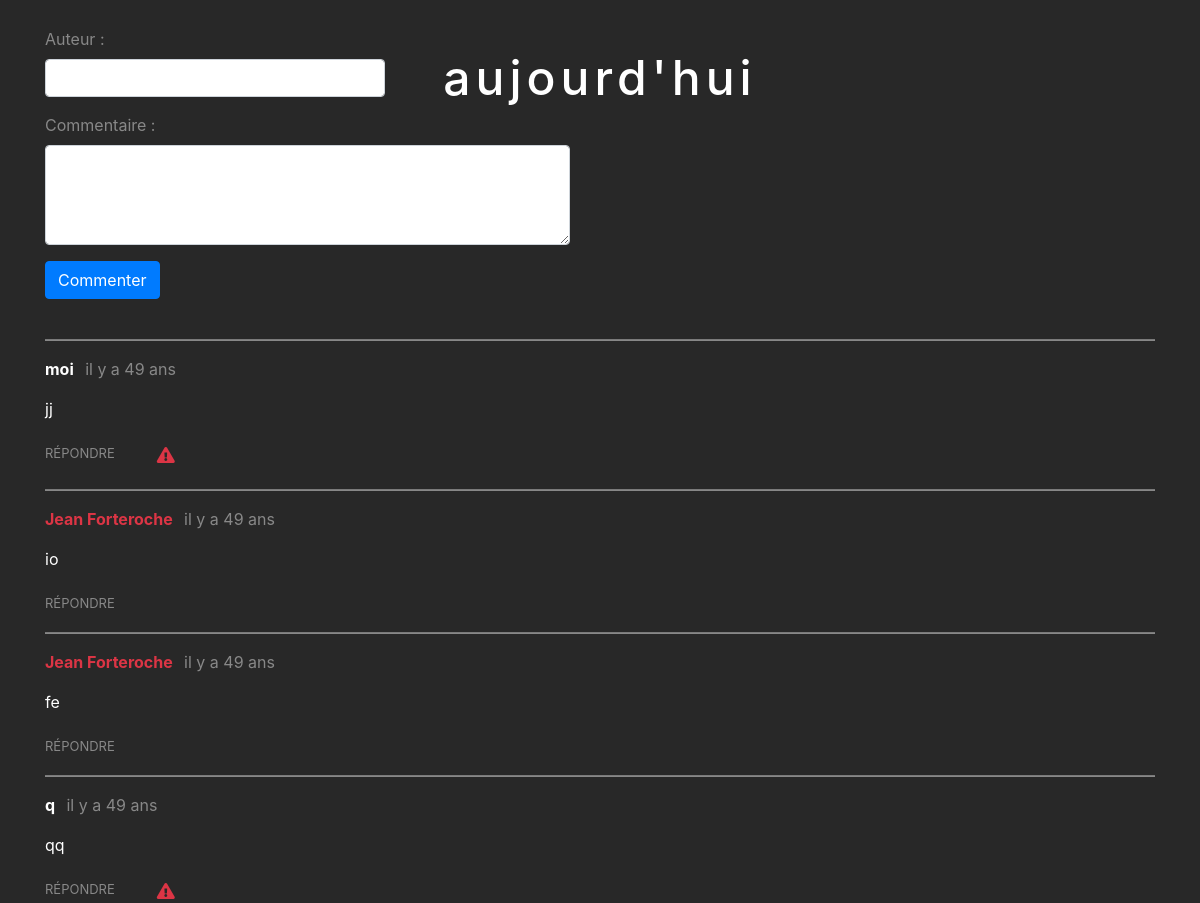
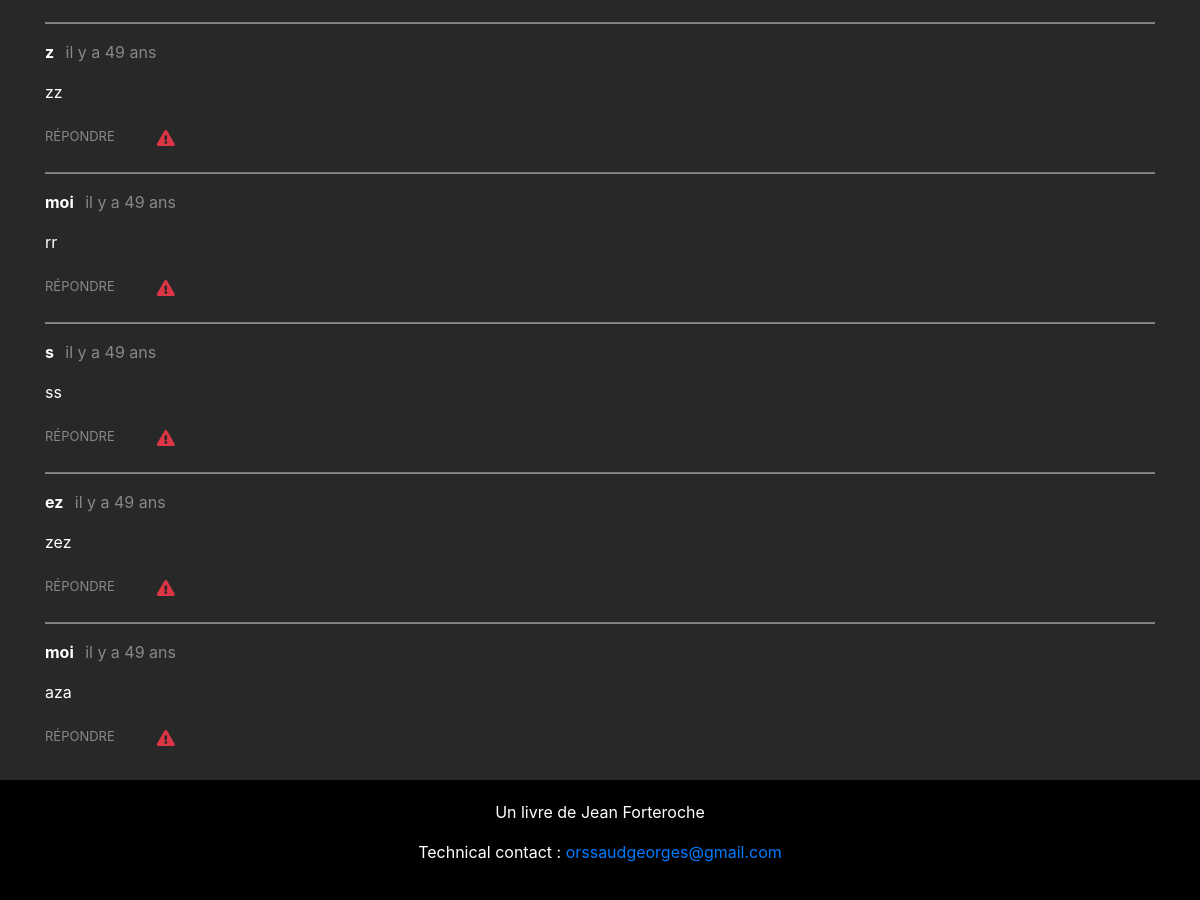
The app's page /index.php?action=post&id=6 (lower part), older data (2 pictures, top to bottom).
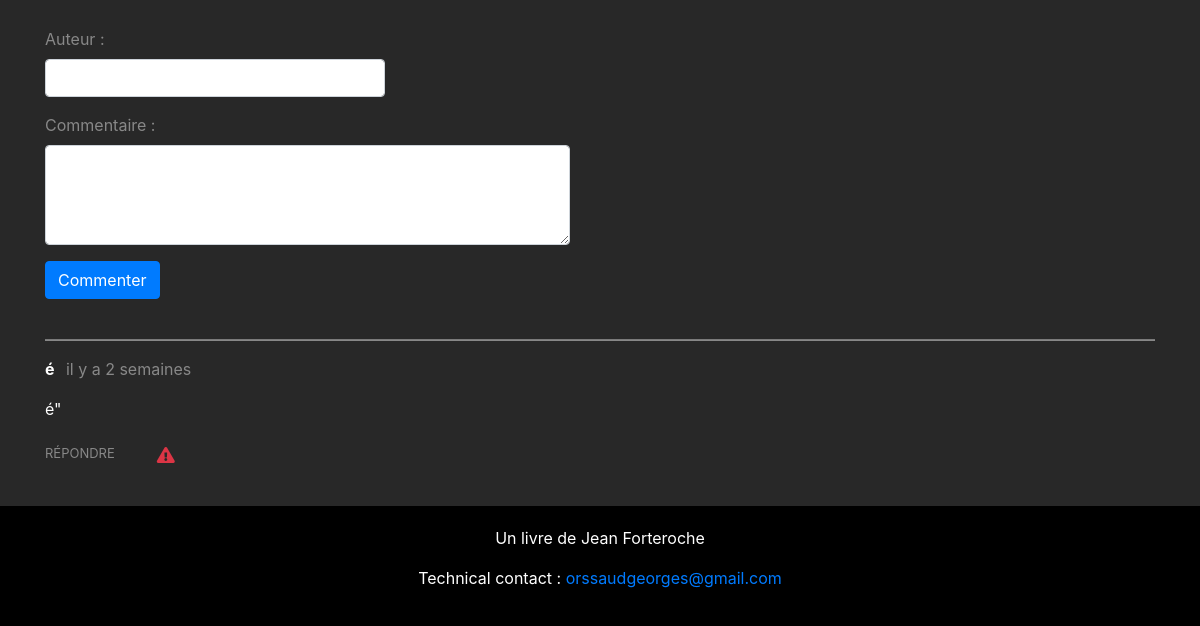
The same page, newer data.
### tables this page shows
CREATE TABLE `chapter` (
  `id` int(11) NOT NULL,
  `title` varchar(255) NOT NULL,
  `chapter_date` datetime NOT NULL,
  `content` text NOT NULL
);

CREATE TABLE `comments` (
  `id` int(11) NOT NULL,
  `post_id` int(11) NOT NULL,
  `author` varchar(255) NOT NULL,
  `comment` text NOT NULL,
  `comment_date` int(11) NOT NULL,
  `reported` int(11) NOT NULL,
  `by_author` tinyint(1) NOT NULL DEFAULT '0',
  `reply` int(11) DEFAULT NULL
);

### model/dataBase.php (called while the page is built, shortened)
<?php
class  dataBase{
	private $pdo;
	public function  __construct(){
		require('var/var.php');
		$this->db_name = $db_name;
		$this->db_user = $db_user;
		$this->db_pass = $db_pass;
		$this->db_host = $db_host;
		if($this->pdo === null){
			$pdo = new PDO('mysql:host='.$this->db_host.';dbname='.$this->db_name.';charset=utf8', $this->db_user, $this->db_pass);
			$this->pdo = $pdo;
		}
	}
	public function prepare($statement, $atributes, $one = false){
		$req = $this->pdo->prepare($statement);
    	$req->execute($atributes);
    		if($one){
    			$data = $req->fetch(PDO::FETCH_OBJ);
    		}else{
    			$data = $req->fetchAll(PDO::FETCH_OBJ);
    		}
    	return $data;
	}
}

### model/chapterManager.php (called while the page is built, shortened)
<?php
class chapterManager extends \projet8\dataBase
{
	public function onePost($id){
			$post = $this->prepare('SELECT id, title, content, chapter_date FROM chapter WHERE id = ?', [$id], true);
			return $post;
	}
}

### model/commentsManager.php (called while the page is built, shortened)
<?php
class commentsManager extends \projet8\dataBase
{
	public function commentsForOnePost($id){
			$comments = $this->prepare('SELECT id, author, comment, comment_date, by_author, reply FROM comments WHERE post_id = ? ORDER BY comment_date DESC', [$id]);
			return $comments;
	}
}

### lib/relativeTime.php (called while the page is built, shortened)
<?php
class time{
	 function relativetime($comment_date){
	 	                $sub = time() - $comment_date;
                if($sub < 3600){
                   if($sub < 60){
                    return 'maintenant';
                   }elseif($sub < 120){
                    return 'il y a 1 minute';
                   }else{
                    return 'il y a ' . round($sub/60) . ' minutes';
                   }
                }elseif($sub < 82800){
                    if($sub < 7200){
                        return 'il y a 1 heure';
                    }else{
                        return 'il y a ' . round($sub/3600) . ' heures';
                    }
                }elseif($sub < 518400){
                    if($sub < 172800){
                        return 'il y a 1 jour';
                    }else{
                        return 'il y a ' . round($sub/86400) . ' jours';
                    }
                }elseif($sub < 2592000){
                    if($sub < 1123200){
                        return 'il y a 1 semaine';
                    }
                    else{
                        return 'il y a ' . round($sub/604800) . ' semaines';
                    }
                }elseif($sub < 28886400){
                    if($sub < 3628800){
                        return 'il y a 1 mois';
                    }else{
                        return 'il y a ' . round($sub/2563200) . ' mois';
                    }
                }else{
                    if($sub < 47174400){
                        return 'il y a 1 an';
                    }else{
                        return 'il y a ' . round($sub/31449600) . ' ans';
                    }
                }
            }
}

### view/template/comment.php (the view, shortened to what the changed rows need)
<?php
foreach ($commentsById as $comment){
?>
<div   <?php echo('id="'.$comment->id.'"');
    if($comment->reply !== null){
    echo('class=" reply"');
    }
    ?> >
    <hr class="hrComments">
    <p><strong class="<?php
        if($comment->by_author == 1){
        echo('red');
        }
        ?>"><?= htmlspecialchars($comment->author); ?>&nbsp;&nbsp;&nbsp;</strong><span class="grey"><?= $time->relativeTime($comment->comment_date); ?></span></p>
        <p><?= nl2br(htmlspecialchars($comment->comment)); ?></p>
        <?php
        if (isset($_SESSION['id']) && isset($_SESSION['account'])){
        ?>
        <div class="row">
            <div class="col-md-1">
                <?php
                if($comment->reply === null){
                require('replyForm.php');
                }
                ?>
            </div>
            <div class="col-md-1   offset-md-10">
                <form class="col align-self-center" action="index.php?action=deleteCommentPost&amp;id=<?= $comment->id ?>&amp;postId=<?= $post->id; ?>#comments" method="post">
                    <button  type="submit" class="btn btn-danger" title="Supprimer ce message"><i class="fas fa-trash-alt"></i></button>
                </form>
            </div>
        </div>
        <?php
        }else{
        ?>
        <div class="row" >
            <?php if($comment->reply === null){ ?>
            <div class="col-auto ">
                <?php require('replyForm.php'); ?>
            </div>
            <?php  }
            if($comment->by_author == 0){ ?>
            <div class="col-auto">
                <form  action="index.php?action=reported&amp;id=<?= $post->id; ?>#<?= $comment->id ?>" method="post">
                    <button  id="report_<?= $comment->id ?>" class="btn reportButton " title="Signaler ce commentaire !" type="submit"><i class="fas fa-exclamation-triangle"></i></button>
                </form>
            </div>
            <?php
            }  ?>
        </div>
        <?php  }   ?>
    </div>
    <?php
    }
    ?>

### view/postView.php (shortened to what the changed rows need)
<div class="container">
  <div class="caption">
    <h3>
    <?= $post->title; ?>
    </h3>
  </div>
  <br>
  <br>
  <br>
  <br>
  <div id="comments">
    <br>
        <br>
        <?php require('template/comment.php'); ?>
      </div>
      <br>
    </div>
    <?php require('view/template/template.php'); ?>

### view/template/replyForm.php
<?php
if(!isset($_GET['comId'])){
?>
<a href="index.php?action=post&amp;id=<?= $post->id; ?>&amp;comId=<?= $comment->id ?>#<?= $comment->id ?>" class="replyLink" >répondre</a>
<?php
}
?>

Row changes from the older to the newer data that the page shows:
no longer on this page (row unchanged): chapter: title "aujourd'hui"
removed comments: author "moi", comment_date "il y a 49 ans", comment "jj"
removed comments: author "Jean Forteroche", comment_date "il y a 49 ans", comment "io", by_author 1 (drawn)
removed comments: author "Jean Forteroche", comment_date "il y a 49 ans", comment "fe", by_author 1 (drawn)
removed comments: author "q", comment_date "il y a 49 ans", comment "qq"
removed comments: author "z", comment_date "il y a 49 ans", comment "zz"
removed comments: author "moi", comment_date "il y a 49 ans", comment "rr"
removed comments: author "s", comment_date "il y a 49 ans", comment "ss"
removed comments: author "ez", comment_date "il y a 49 ans", comment "zez"
removed comments: author "moi", comment_date "il y a 49 ans", comment "aza"
added comments: author "é", comment_date "il y a 2 semaines", comment "é\""
